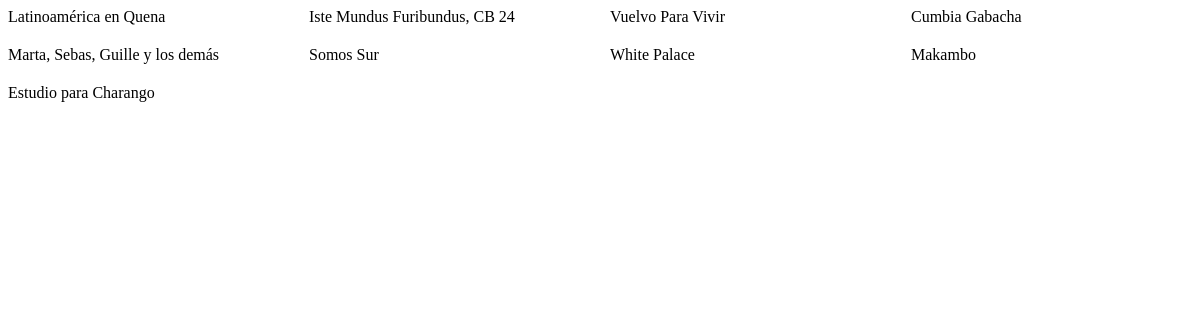
The page /index1.php on the database as committed earlier.
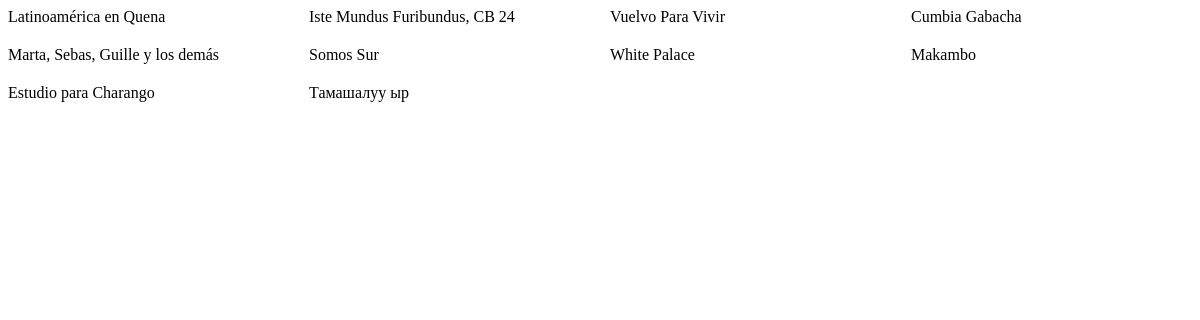
The same page on the database as committed later.
### tables this page shows
CREATE TABLE "songs" (
	"id"	INTEGER NOT NULL,
	"nombre"	TEXT,
	"artista"	TEXT,
	"tags"	TEXT,
	"descripcion"	TEXT,
	"link"	TEXT,
	"fecha"	TEXT,
	PRIMARY KEY("id" AUTOINCREMENT)
);

### index1.php (the view, shortened to what this page needs)
<?php
    $dbFile = 'songs.db';
            try {
                $pdo = new PDO("sqlite:$dbFile");
                $pdo->setAttribute(PDO::ATTR_ERRMODE, PDO::ERRMODE_EXCEPTION);
            } catch (PDOException $e) {
                echo "Connection failed: " . $e->getMessage();
}
            $sql = "SELECT * FROM songs;";
            $stmt = $pdo->prepare($sql);
    $stmt->execute();
    $users = $stmt->fetchAll(PDO::FETCH_ASSOC);
?>
<!DOCTYPE html>
<html lang="en">
<head>
    <link rel="stylesheet" href="styles.css">
</head>
<body>
    <div id="itemCont">
    <?php
    foreach ($users as $song) {
        echo '<div class="item" id="_' . $song['id'] . '">' . $song['nombre'] . '</div>';
    }
    ?>
    </div>
</body>
</html>

### styles.css (style rules this page uses)
#itemCont { display: grid; gap: 20px; grid-template-columns: 1fr 1fr 1fr 1fr; }
.item { caret-color: transparent; cursor: default; border-radius: 5px; }

Rows that differ between the two databases and show on the page:
added songs: nombre "Тамашалуу ыр"
